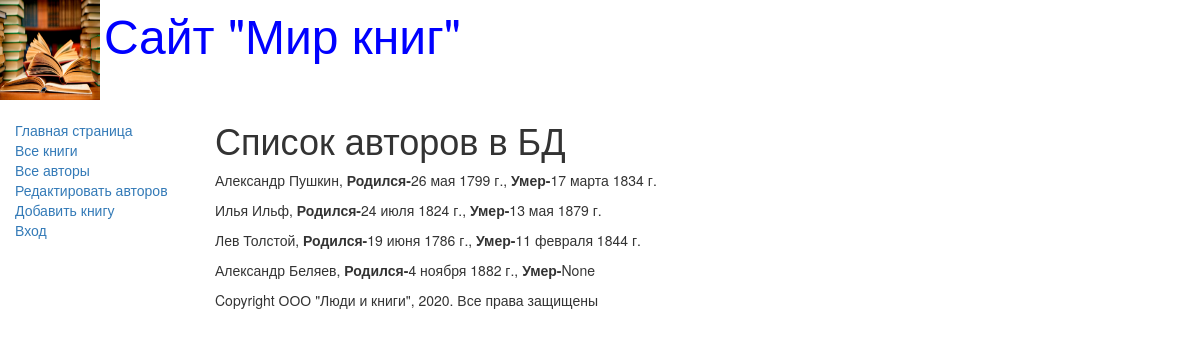
Before: /authors/ with the older database file.
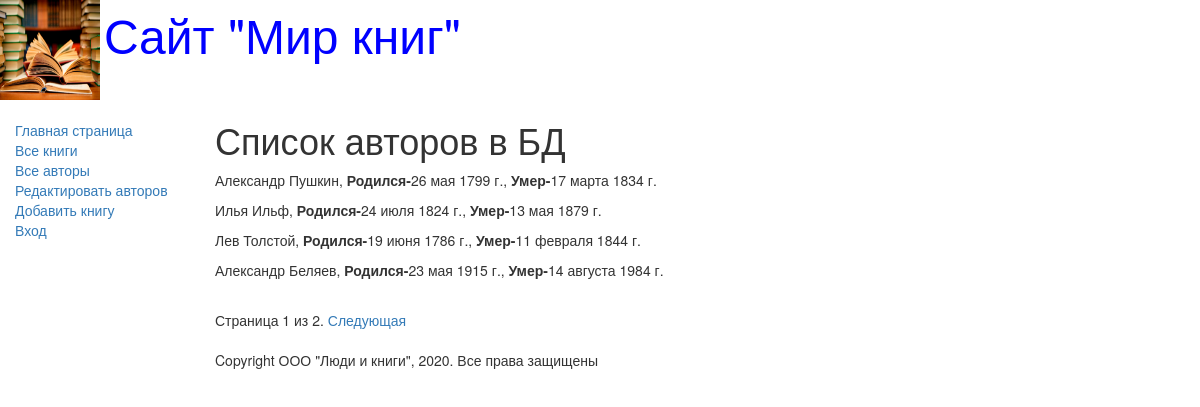
After: the same page with the newer database file.
### catalog/models.py (models this page shows, shortened)
class Author(models.Model):
    first_name = models.CharField(max_length=100, help_text="Введите имя автора",
        verbose_name="Имя автора")
    last_name = models.CharField(max_length=100, help_text="Введите фамилию автора",
        verbose_name="Фамилия автора")
    date_of_birth = models.DateField(help_text="Введите дату рождения", verbose_name="Дата рождения",
        null=True, blank=True)
    date_of_death = models.DateField(help_text="Введите дату смерти", verbose_name="Дата смерти",
        null=True, blank=True)

### catalog/views.py (the view)
# urls.py: re_path(r'^authors/$', views.AuthorListView.as_view(), name='authors'),
class AuthorListView(generic.ListView):
   model = Author
   paginate_by = 4

### catalog/templates/catalog/author_list.html
{% extends "base_generic.html" %}
{% block content %}
<h1>Список авторов в БД</h1>
{% if author_list %}
{% for author in author_list.all %}
<p>{{ author.first_name}}  {{author.last_name}},
<strong>Родился-</strong>{{author.date_of_birth}},
<strong>Умер-</strong>{{author.date_of_death}}</p>
{% endfor %}
{% else %}
<p>В базе данных нет авторов</p>
{% endif %}
{% endblock %}

### catalog/templates/base_generic.html (shortened to what this page needs)
<!DOCTYPE html>
<html lang="en">
<head>
 <link rel="stylesheet"
 href="https://maxcdn.bootstrapcdn.com/bootstrap/3.3.7/css/bootstrap.min.css">
 {% load static %}
 <link rel="stylesheet" href="{% static 'css/styles.css' %}">
 {% block head %}
 <img src="{% static 'images/logotip.jpg' %}"
 style="width:100px; height:100px;" align="absmiddle">
 <font size=7, color="blue">Сайт "Мир книг"</font>
 {% endblock %}
</head>
<body>
 <div class="container-fluid">
 <div class="row">
 <div class="col-sm-2">
 {% block sidebar %}
 <ul class="sidebar-nav">
 <li><a href="{% url 'index' %}">Главная страница</a></li>
 <li><a href="{% url 'books' %}">Все книги</a></li>
 <li><a href="{% url 'authors' %}">Все авторы</a></li>
 <li><a href="{% url 'authors_add' %}">Редактировать авторов</a></li>
 <li><a href="{% url 'book_create' %}">Добавить книгу</a></li>
 {% if user.is_authenticated %}
 <li>Пользователь: {{ user.get_username }}</li>
 <li><a href="{% url 'my-borrowed' %}">Мои заказы</a></li>
 <li><a href="{% url 'logout'%}?next={{request.path}}">Выход</a></li>
 {% else %}
 <li><a href="{% url 'login'%}?next={{request.path}}">Вход</a></li>
 {% endif %}
 </ul>
 {% endblock %}
 </div>
 <div class="col-sm-10 ">
        {% block content %}{% endblock %}
        {% block pagination %}
            {% if is_paginated %}
                <div class="pagination">
                    <span class="page-links">
                    <span class="page-current">
                        Страница {{ page_obj.number }} из
                        {{ page_obj.paginator.num_pages }}.
                    </span>
                    {% if page_obj.has_next %}
                        <a href="{{ request.path }}?page={{ page_obj.next_page_number }} ">Следующая</a>
                    {% endif %}
                    </span>
                </div>
            {% endif %}
            {% endblock %}
        {% block footer %}
             {% block copyright %}
             <p>Copyright ООО "Люди и книги", 2020. Все права защищены</p>
             {% endblock %}
        {% endblock %}
        </div>
        </div>
    </div>
</body>
</html>

### catalog/static/css/styles.css (style rules this page uses)
.sidebar-nav { margin-top: 20px; padding: 0; list-style: none; }

Changed rows visible on the page:
changed Author "Беляев": date_of_birth "4 ноября 1882 г." → "23 мая 1915 г."; date_of_death "None" → "14 августа 1984 г."
Other visible differences:
{{ page_obj.number }}: (not shown) → "1"
{{ page_obj.paginator.num_pages }}: (not shown) → "2"
text now shown: "Страница из . Следующая"
